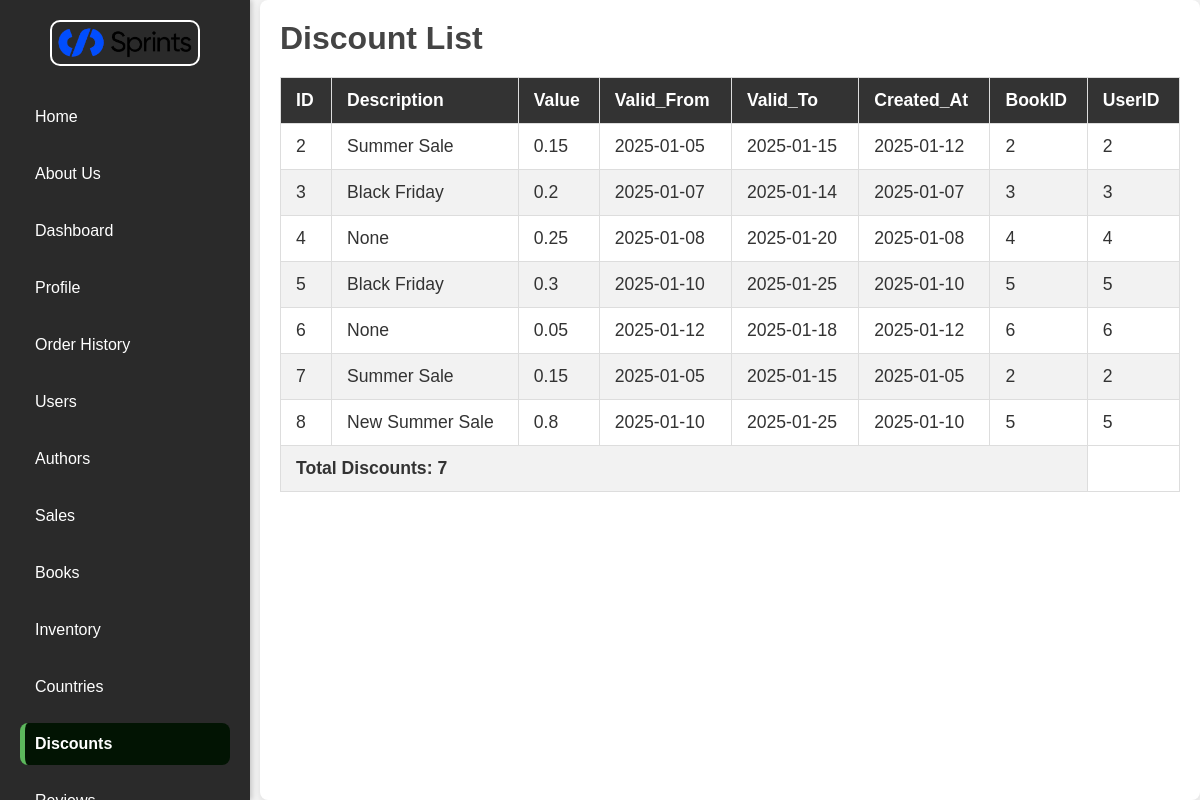
Screenshot of /discount/ with the database file from the repository.
### tables this page shows
CREATE TABLE Discounts(
    DiscountID INTEGER PRIMARY KEY AUTOINCREMENT,
    Description TEXT,
    Value DECIMAL NOT NULL CHECK (Value>0),
    Valid_From DATE NOT NULL,
    Valid_To DATE NOT NULL,
    Created_At TIMESTAMP DEFAULT CURRENT_TIMESTAMP,
    BookID INTEGER,
    UserID INTEGER,
    FOREIGN KEY (BookID) REFERENCES Books(BookID),
    FOREIGN KEY (UserID) REFERENCES Users(UserID)
);

### routes/discount/routes.py (the view)
@discount_bp.route('/', methods=['GET'])
def get_discounts():
    return discountclt.get_all_discounts()

### config/db_config.py (called while the page is built)
def connect_to_database(db_name="bookbazaar.db"):
    try:
        connection = sqlite3.connect(db_name)
        connection.row_factory = sqlite3.Row  # Return rows as dictionaries
        print("✅ Successfully connected to the database")
        return connection
    except sqlite3.Error as e:
        print(f"❌ Error while connecting to the database: {e}")
        return None

def close_connection(connection):
    if connection:
        connection.close()

### controllers/discount_controller.py (called while the page is built)
def get_all_discounts():
    try:
        discount_df = models.get_discounts()
        if 'text/html' in request.accept_mimetypes:
            return render_template('discounts.html', discounts=discount_df.to_dict(orient='records'))
        return jsonify(discount_df.to_dict(orient='records'))
    except Exception as e:
        return jsonify({"error": str(e)}), 500

### models/discount_model.py (called while the page is built)
def get_discounts():
    try:
        connection = connect_to_database()
        query = "SELECT * FROM Discounts"
        Discount_df = pd.read_sql_query(query, connection)
        close_connection(connection)
        return Discount_df
    except Exception as e:
        print(f"Error in get_discounts: {e}")
        raise

### templates/discounts.html (shortened to what this page needs)
{% extends 'base.html' %}
{% block content %}
<h1>Discount  List</h1>
<div class="table-container">
    <table>
        <thead>
            <tr>
                <th>ID</th>
                <th>Description</th>
                <th>Value</th>
                <th>Valid_From</th>
                <th>Valid_To</th>
                <th>Created_At</th>
                <th>BookID</th>
                <th>UserID</th>
            </tr>
        </thead>
        <tbody>
            {% for Discount in discounts %}
            <tr>
                <td>{{ Discount.DiscountID }}</td>
                <td>{{ Discount.Description }}</td>
                <td>{{ Discount.Value }}</td>
                <td>{{ Discount.Valid_From }}</td>
                <td>{{ Discount.Valid_To }}</td>
                <td>{{ Discount.Created_At }}</td>
                <td>{{ Discount.BookID }}</td>
                <td>{{ Discount.UserID }}</td>
            </tr>
            {% endfor %}
        </tbody>
        <tfoot>
            <tr class="table-footer">
                <td colspan="7">Total Discounts: {{ discounts|length }}</td>
            </tr>
        </tfoot>
    </table>
</div>
{% endblock %}

### static/styles.css (style rules this page uses)
* { margin: 0; padding: 0; box-sizing: border-box; }
body { font-family: Arial, sans-serif; background-color: #f4f4f4; display: flex; height: 100vh; color: #333; }
h1, h2 { margin-bottom: 20px; color: #444; }

### templates/discounts.html (style rules this page uses)
table { width: 100%; border-collapse: collapse; font-family: Arial, sans-serif; margin-bottom: 20px; }
table, th, td { border: 1px solid #ddd; }
th, td { padding: 12px 15px; text-align: left; font-size: 1.1em; }
th { background-color: #333; color: #fff; }
tr:nth-child(even) { background-color: #f2f2f2; }
td, th { word-wrap: break-word; max-width: 200px; }
.table-footer { background-color: #f2f2f2; font-weight: bold; }
.table-container { overflow-x: auto; }

### rows the page displays
Discounts: DiscountID "2", Description "Summer Sale", Value "0.15", Valid_From "2025-01-05", Valid_To "2025-01-15", Created_At "2025-01-12", BookID "2", UserID "2"
Discounts: DiscountID "3", Description "Black Friday", Value "0.2", Valid_From "2025-01-07", Valid_To "2025-01-14", Created_At "2025-01-07", BookID "3", UserID "3"
Discounts: DiscountID "4", Description "None", Value "0.25", Valid_From "2025-01-08", Valid_To "2025-01-20", Created_At "2025-01-08", BookID "4", UserID "4"
Discounts: DiscountID "5", Description "Black Friday", Value "0.3", Valid_From "2025-01-10", Valid_To "2025-01-25", Created_At "2025-01-10", BookID "5", UserID "5"
Discounts: DiscountID "6", Description "None", Value "0.05", Valid_From "2025-01-12", Valid_To "2025-01-18", Created_At "2025-01-12", BookID "6", UserID "6"
Discounts: DiscountID "7", Description "Summer Sale", Value "0.15", Valid_From "2025-01-05", Valid_To "2025-01-15", Created_At "2025-01-05", BookID "2", UserID "2"
Discounts: DiscountID "8", Description "New Summer Sale", Value "0.8", Valid_From "2025-01-10", Valid_To "2025-01-25", Created_At "2025-01-10", BookID "5", UserID "5"

### other values shown
{{ discounts|length }} "7"
